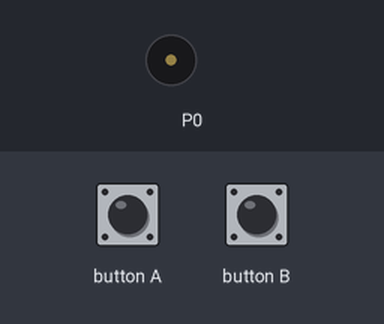
The program below on a simulated BBC micro:bit (MakeCode). Shown: buzzer (waves = sounding). The inputs (shaded band) are chosen by the test bench.

Above: at 1.2 s.
1.3 s: button A pressed for 0.15 s
At 3.8 s:
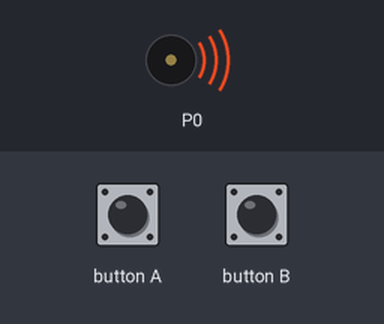
Timing chart, 0 to 10.4 s (numbered marks = the images above; inputs shaded):
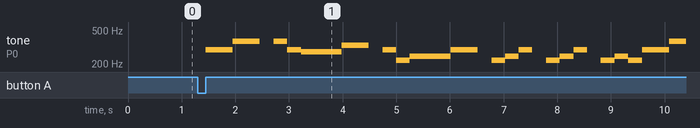

The program:

main.ts
```typescript
input.onButtonPressed(Button.A, function () {
    for (let index = 0; index < 2; index++) {
        music.playTone(294, music.beat(BeatFraction.Whole))
        music.playTone(370, music.beat(BeatFraction.Whole))
        music.rest(music.beat(BeatFraction.Half))
        music.playTone(370, music.beat(BeatFraction.Half))
        music.playTone(294, music.beat(BeatFraction.Half))
        music.playTone(277, music.beat(BeatFraction.Half))
        music.playTone(277, music.beat(BeatFraction.Whole))
        music.playTone(330, music.beat(BeatFraction.Whole))
        music.rest(music.beat(BeatFraction.Half))
        music.playTone(294, music.beat(BeatFraction.Half))
        music.playTone(220, music.beat(BeatFraction.Half))
        music.playTone(247, music.beat(BeatFraction.Half))
        music.playTone(247, music.beat(BeatFraction.Whole))
        music.playTone(294, music.beat(BeatFraction.Whole))
        music.rest(music.beat(BeatFraction.Half))
        for (let index = 0; index < 2; index++) {
            music.playTone(220, music.beat(BeatFraction.Half))
            music.playTone(247, music.beat(BeatFraction.Half))
            music.playTone(294, music.beat(BeatFraction.Half))
            music.rest(music.beat(BeatFraction.Half))
        }
        music.playTone(220, music.beat(BeatFraction.Half))
        music.playTone(247, music.beat(BeatFraction.Half))
        music.playTone(220, music.beat(BeatFraction.Half))
    }
    for (let index = 0; index < 2; index++) {
        music.rest(music.beat(BeatFraction.Whole))
        music.playTone(294, music.beat(BeatFraction.Half))
        music.playTone(330, music.beat(BeatFraction.Half))
        music.playTone(294, music.beat(BeatFraction.Half))
        music.rest(music.beat(BeatFraction.Half))
        music.playTone(294, music.beat(BeatFraction.Half))
        music.playTone(220, music.beat(BeatFraction.Half))
        music.playTone(247, music.beat(BeatFraction.Half))
        music.playTone(294, music.beat(BeatFraction.Quarter))
        music.playTone(294, music.beat(BeatFraction.Half))
        music.playTone(330, music.beat(BeatFraction.Half))
        music.playTone(370, music.beat(BeatFraction.Quarter))
        music.playTone(330, music.beat(BeatFraction.Quarter))
        music.playTone(294, music.beat(BeatFraction.Half))
        music.rest(music.beat(BeatFraction.Half))
    }
    music.playTone(294, music.beat(BeatFraction.Half))
    music.rest(music.beat(BeatFraction.Sixteenth))
    music.playTone(294, music.beat(BeatFraction.Half))
    music.playTone(330, music.beat(BeatFraction.Half))
    music.playTone(370, music.beat(BeatFraction.Half))
    music.playTone(440, music.beat(BeatFraction.Half))
    music.playTone(494, music.beat(BeatFraction.Double))
    music.playTone(440, music.beat(BeatFraction.Half))
    music.rest(music.beat(BeatFraction.Sixteenth))
    music.playTone(370, music.beat(BeatFraction.Half))
    music.playTone(330, music.beat(BeatFraction.Half))
    music.playTone(294, music.beat(BeatFraction.Half))
    music.rest(music.beat(BeatFraction.Double))
    music.playTone(294, music.beat(BeatFraction.Half))
    music.playTone(247, music.beat(BeatFraction.Half))
    for (let index = 0; index < 3; index++) {
        music.playTone(294, music.beat(BeatFraction.Whole))
    }
    music.playTone(330, music.beat(BeatFraction.Half))
    music.playTone(247, music.beat(BeatFraction.Half))
    music.playTone(294, music.beat(BeatFraction.Whole))
    music.rest(music.beat(BeatFraction.Breve))
    music.playTone(220, music.beat(BeatFraction.Half))
    music.playTone(370, music.beat(BeatFraction.Half))
    music.playTone(370, music.beat(BeatFraction.Half))
    music.playTone(330, music.beat(BeatFraction.Whole))
    music.rest(music.beat(BeatFraction.Whole))
    music.playTone(220, music.beat(BeatFraction.Half))
    music.playTone(370, music.beat(BeatFraction.Half))
    music.playTone(370, music.beat(BeatFraction.Half))
    music.playTone(294, music.beat(BeatFraction.Whole))
    music.rest(music.beat(BeatFraction.Whole))
    music.playTone(370, music.beat(BeatFraction.Half))
    music.playTone(370, music.beat(BeatFraction.Half))
    music.playTone(294, music.beat(BeatFraction.Half))
    music.playTone(294, music.beat(BeatFraction.Half))
    music.playTone(247, music.beat(BeatFraction.Half))
    music.playTone(247, music.beat(BeatFraction.Whole))
    music.playTone(220, music.beat(BeatFraction.Whole))
    music.playTone(247, music.beat(BeatFraction.Whole))
    music.playTone(294, music.beat(BeatFraction.Whole))
    music.rest(music.beat(BeatFraction.Whole))
    music.rest(music.beat(BeatFraction.Whole))
    music.playTone(220, music.beat(BeatFraction.Half))
    music.playTone(370, music.beat(BeatFraction.Half))
    music.playTone(370, music.beat(BeatFraction.Half))
    music.playTone(330, music.beat(BeatFraction.Whole))
    music.rest(music.beat(BeatFraction.Whole))
    music.playTone(220, music.beat(BeatFraction.Half))
    music.playTone(370, music.beat(BeatFraction.Half))
    music.playTone(370, music.beat(BeatFraction.Half))
    music.playTone(294, music.beat(BeatFraction.Whole))
    music.rest(music.beat(BeatFraction.Whole))
    music.playTone(370, music.beat(BeatFraction.Half))
    music.playTone(370, music.beat(BeatFraction.Half))
    music.playTone(294, music.beat(BeatFraction.Half))
    music.playTone(294, music.beat(BeatFraction.Half))
    music.playTone(247, music.beat(BeatFraction.Half))
    music.playTone(247, music.beat(BeatFraction.Whole))
    music.playTone(220, music.beat(BeatFraction.Whole))
    music.playTone(370, music.beat(BeatFraction.Whole))
    music.playTone(294, music.beat(BeatFraction.Whole))
    for (let index = 0; index < 2; index++) {
        music.rest(music.beat(BeatFraction.Half))
        music.playTone(294, music.beat(BeatFraction.Half))
        music.playTone(294, music.beat(BeatFraction.Half))
        music.playTone(370, music.beat(BeatFraction.Half))
        music.playTone(294, music.beat(BeatFraction.Half))
        music.playTone(294, music.beat(BeatFraction.Half))
        music.playTone(294, music.beat(BeatFraction.Half))
        music.playTone(370, music.beat(BeatFraction.Half))
        music.playTone(294, music.beat(BeatFraction.Half))
        music.playTone(294, music.beat(BeatFraction.Half))
        music.playTone(294, music.beat(BeatFraction.Half))
        music.playTone(294, music.beat(BeatFraction.Half))
        music.playTone(494, music.beat(BeatFraction.Whole))
        music.playTone(440, music.beat(BeatFraction.Half))
        music.playTone(370, music.beat(BeatFraction.Whole))
        music.rest(music.beat(BeatFraction.Double))
        music.playTone(294, music.beat(BeatFraction.Half))
        music.playTone(294, music.beat(BeatFraction.Half))
        music.playTone(494, music.beat(BeatFraction.Whole))
        music.playTone(440, music.beat(BeatFraction.Whole))
        music.playTone(370, music.beat(BeatFraction.Whole))
        music.playTone(330, music.beat(BeatFraction.Half))
        music.playTone(294, music.beat(BeatFraction.Half))
    }
    for (let index = 0; index < 2; index++) {
        music.playTone(294, music.beat(BeatFraction.Whole))
        music.playTone(370, music.beat(BeatFraction.Whole))
        music.rest(music.beat(BeatFraction.Half))
        music.playTone(370, music.beat(BeatFraction.Half))
        music.playTone(294, music.beat(BeatFraction.Half))
        music.playTone(277, music.beat(BeatFraction.Half))
        music.playTone(277, music.beat(BeatFraction.Whole))
        music.playTone(330, music.beat(BeatFraction.Whole))
        music.rest(music.beat(BeatFraction.Half))
        music.playTone(294, music.beat(BeatFraction.Half))
        music.playTone(220, music.beat(BeatFraction.Half))
        music.playTone(247, music.beat(BeatFraction.Half))
        music.playTone(247, music.beat(BeatFraction.Whole))
        music.playTone(294, music.beat(BeatFraction.Whole))
        music.rest(music.beat(BeatFraction.Whole))
        music.playTone(294, music.beat(BeatFraction.Half))
        music.playTone(294, music.beat(BeatFraction.Half))
        music.playTone(494, music.beat(BeatFraction.Whole))
        music.playTone(440, music.beat(BeatFraction.Whole))
        music.playTone(370, music.beat(BeatFraction.Whole))
        music.playTone(330, music.beat(BeatFraction.Half))
        music.playTone(294, music.beat(BeatFraction.Half))
    }
    music.rest(music.beat(BeatFraction.Half))
})
input.onButtonPressed(Button.B, function () {

})
```

test.ts
```typescript
// 테스트는 여기로 이동합니다; 이 패키지가 확장으로 사용될 때 컴파일되지 않을 것 입니다.
```

Measured:
- after the input at 1.3 s, tone on P0: plays 294 Hz for 0.51 s, 370 Hz for 0.50 s, 370 Hz for 0.26 s, 294 Hz for 0.26 s, 277 Hz for 0.76 s, 330 Hz for 0.50 s … (21 notes in this stretch), starting after 0.15 s
